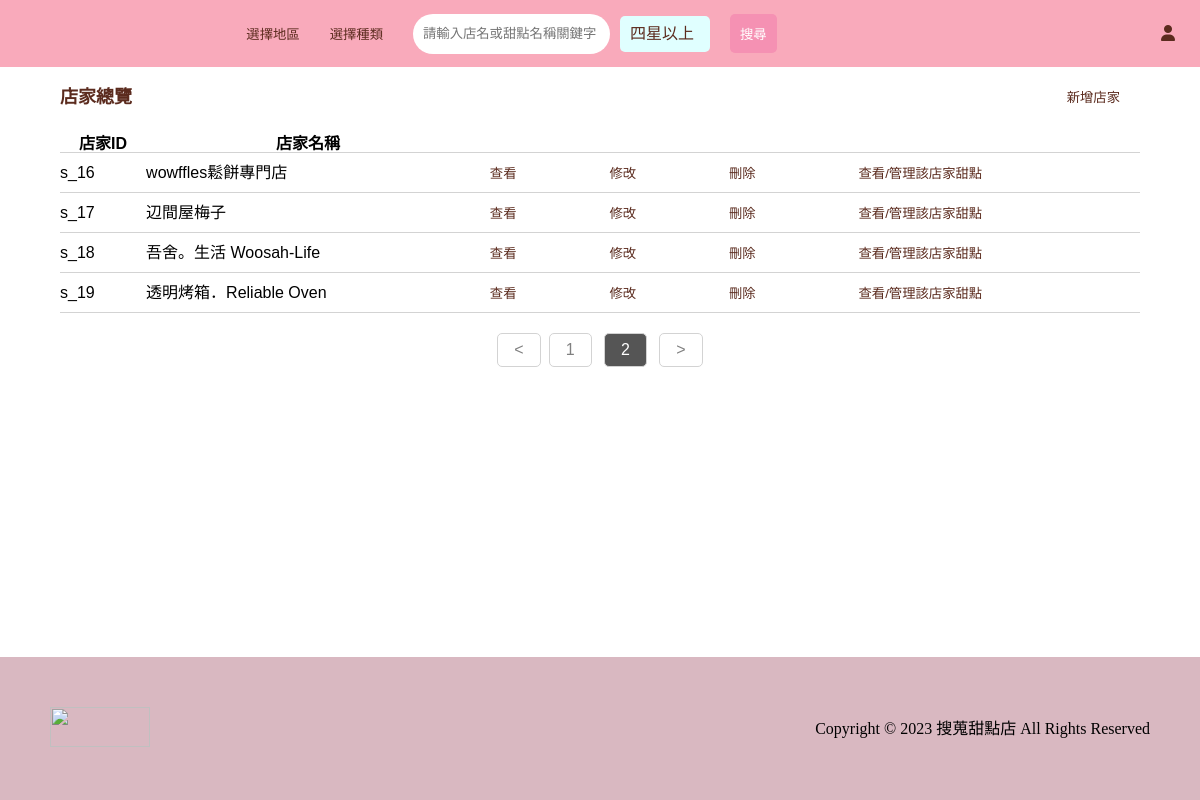
The app's page /manager_index.php?page=2, older data.
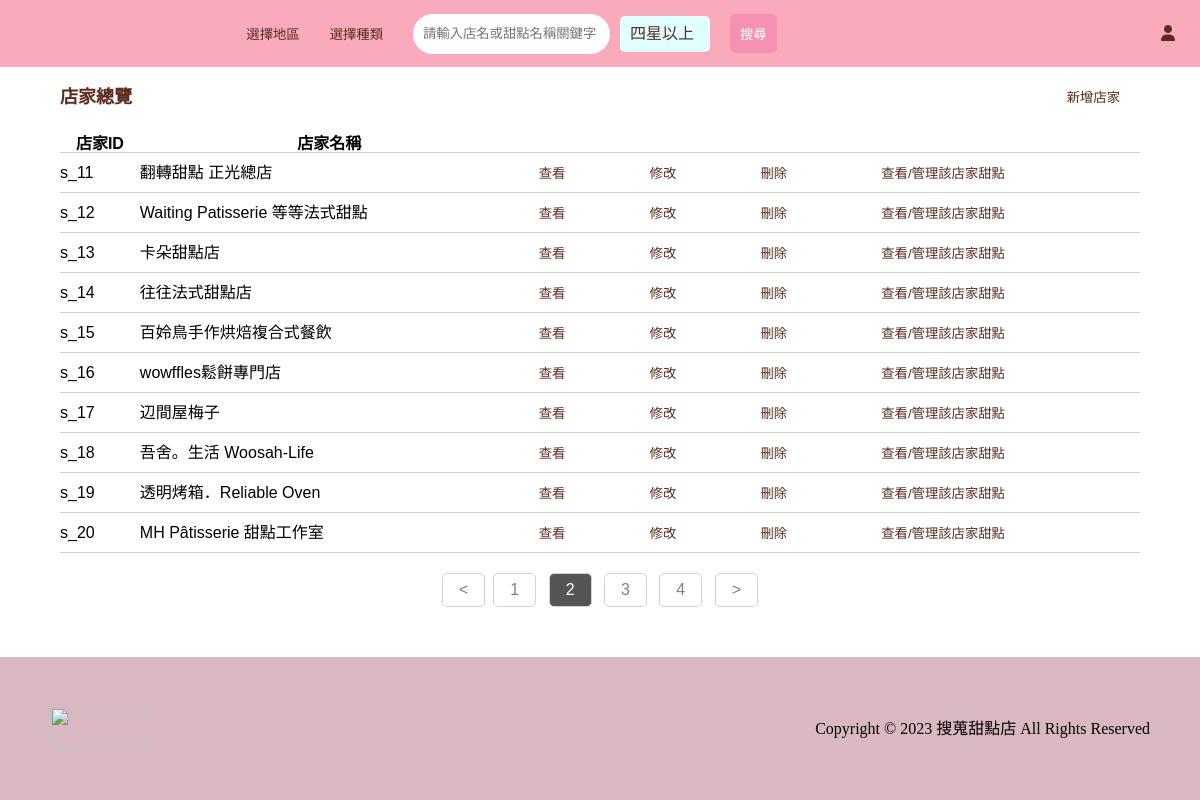
The same page, newer data.
### tables this page shows
CREATE TABLE `shop` (
  `shop_ID` varchar(15) NOT NULL,
  `shop_Name` varchar(100) NOT NULL,
  `shop_Phone` varchar(10) DEFAULT NULL,
  `shop_Website` varchar(200) DEFAULT NULL,
  `shop_IG` varchar(200) DEFAULT NULL,
  `shop_FB` varchar(200) DEFAULT NULL,
  `shop_Email` varchar(50) DEFAULT NULL,
  `shop_Address` varchar(250) NOT NULL,
  `shop_ForHere` tinyint(1) DEFAULT NULL COMMENT '1:內用 0:外帶',
  `shop_Photo` varchar(500) DEFAULT NULL
);

### manager_index.php (the view, shortened to what this page needs)
<?php
require_once 'db.php';
?>
<!DOCTYPE html>
<html lang="en">
<head>
    <link rel="stylesheet" href="https://cdnjs.cloudflare.com/ajax/libs/font-awesome/6.4.2/css/all.min.css">
    <link rel="stylesheet" href="https://cdn.jsdelivr.net/npm/swiper@11/swiper-bundle.min.css" />
    <link rel="stylesheet" href="./css/all.css">
</head>
<body>
    <div class="wrap">
        <div class="navbar-index">
                <?php
                if (isset($_SESSION['nowUser']) && $_SESSION['nowUser']['user_Role'] == "manager") {
                    echo "<h1 class='logo'><a href='manager_index.php'>搜蒐甜點店</a></h1>";
                } else {
                    echo "<h1 class='logo'><a href='index.php'>搜蒐甜點店</a></h1>";
                }
                ?>
                <form action="./shop/select.php" method="GET" class="search-section">
                    <input type="button" name="zone-choice" id="index-zone-choice" value="選擇地區">
                    <input type="button" name="style-choice" id="index-style-choice" value="選擇種類">
                    <input type="text" placeholder="請輸入店名或甜點名稱關鍵字" name="keyword" class="search-bar">
                    <div class="search-choice">
                        <label for='four-star-input' id='four-star-label'>四星以上</label>
                        <input type="submit" value="搜尋" class="search-button">
                    </div>
                </form>
                <ul class="nav">
                    <?php
                    if (isset($_SESSION['nowUser'])) {
                        if ($_SESSION['nowUser']['user_Role'] == "manager") {
                            echo '<li class="nav-content"><a href="manager_index.php">管理店家</a></li>';
                        }
                        echo '<li class="nav-content-index"><a href="./favorite/favorite.php?userid=' . $_SESSION['nowUser']['user_ID'] . '">收藏</a></li>';
                        echo '<li class="nav-content-index"><a href="./gallery/gallery.php?userid=' . $_SESSION['nowUser']['user_ID'] . '">圖鑑</a></li>';
                        echo '<li class="nav-content-index"><a href="./user/user_info.php?userid=' . $_SESSION['nowUser']['user_ID'] . '"><i class="fa-solid fa-user"></i></a></li>';
                    } else {
                        echo '<li class="nav-content-index"><a href="./user/signup.php"><i class="fa-solid fa-user"></i></a></li>';
                    }
                    ?>
                </ul>
            </div>
        <div class="manager-main">
            <?php
            echo "<p>店家總覽 <a href='./shop/create_shop.php'><button>新增店家</button></a></p>";
            $sql = "SELECT shop_ID, shop_Name FROM shop";
            $result = $conn->query($sql);
            if ($result->num_rows > 0) {
                $data_nums = mysqli_num_rows($result);
                $per = 10;
                $pages = ceil($data_nums/$per);
                if (!isset($_GET["page"])){
                    $page=1;
                } else {
                    $page = intval($_GET["page"]);
                }
                $start = ($page-1)*$per;
                $result = $conn->query($sql.' LIMIT '.$start.', '.$per) or die("Error: " . $conn->error);
                echo "<table><tr><th>店家ID</th><th>店家名稱</th><th> </th></tr>";
                while ($row = $result->fetch_assoc()) {
                    echo "<tr>";
                    echo "<td>" . $row["shop_ID"] . "</td>";
                    echo "<td>" . $row["shop_Name"] . "</td>";
                    echo "<td><a href='./shop/shop_info.php?shop_id=" . $row["shop_ID"] . "'><button>查看</button></a></td>";
                    echo "<td><a href='./shop/manager_shop_adjust.php?shop_id=" . $row["shop_ID"] . "'><button>修改</button></a></td>";
                    $delete_ID = $row["shop_ID"];
                    echo "<td><button type='submit' onclick=\"deletionShop('$delete_ID')\">刪除</button></td>";
                    echo "<td><a href='./dessert/manager_dessert_index.php?shop_id=" . $row["shop_ID"] . "'><button class='search-button' >查看/管理該店家甜點</button></a></td>";
                    echo "</tr>";
                }
                echo "</table>";
            } else {
                echo "0 筆結果";
            }
            echo '<div class="pagination">';
            echo "<a href='?page=1'><</a>";
            for ($i = 1; $i <= $pages; $i++) {
                if ($page - 3 < $i && $i < $page + 3) {
                    if ($i == $page) {
                        echo "<a class='active' href='?page=".$i."'>".$i."</a> ";
                    } else {
                        echo "<a href='?page=".$i."'>".$i."</a> ";
                    }
                }
            }
            echo "<a href='?page=".$pages."'>></a><br /><br />";
            echo '</div>';
            ?>
        </div>
    </div>
    <div class="footer">
        <div class="left-footer"><img src='./image/logo-4.png'></div>
        <div class="right-footer">
            <p>Copyright © 2023 搜蒐甜點店 All Rights Reserved</p>
        </div>
    </div>
</body>
</html>

Row changes from the older to the newer data that the page shows:
added shop: shop_ID "s_11", shop_Name "翻轉甜點 正光總店"
added shop: shop_ID "s_12", shop_Name "Waiting Patisserie 等等法式甜點"
added shop: shop_ID "s_13", shop_Name "卡朵甜點店"
added shop: shop_ID "s_14", shop_Name "往往法式甜點店"
added shop: shop_ID "s_15", shop_Name "百姈鳥手作烘焙複合式餐飲"
added shop: shop_ID "s_20", shop_Name "MH Pâtisserie 甜點工作室"
Text that changed along with them:
new list line: "3"
new list line: "4"
